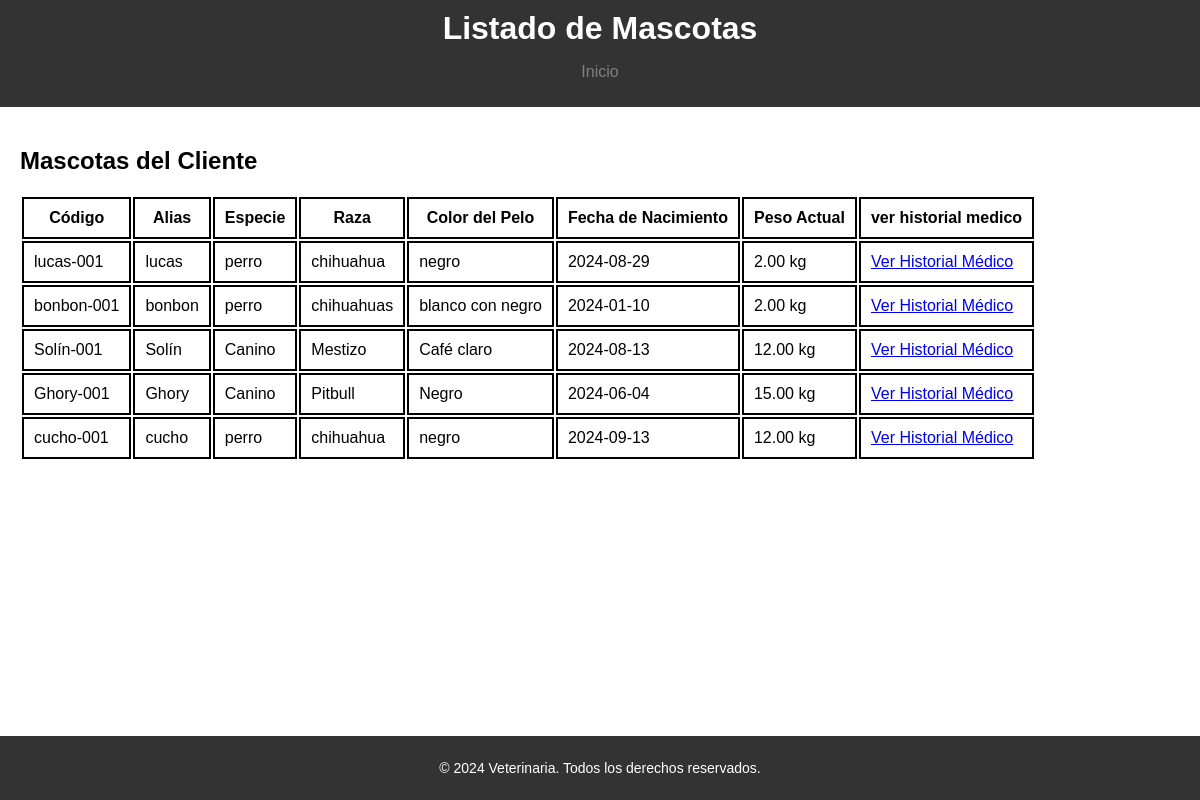
/pages/mascotas_lista.php?client_id=2 (signed in), run on the app's committed database.
### tables this page shows
CREATE TABLE `pets` (
  `id` int(11) NOT NULL,
  `codigo` varchar(255) NOT NULL,
  `alias` varchar(255) DEFAULT NULL,
  `especie` varchar(50) DEFAULT NULL,
  `raza` varchar(50) DEFAULT NULL,
  `color_pelo` varchar(50) DEFAULT NULL,
  `fecha_nacimiento` date DEFAULT NULL,
  `peso_actual` decimal(5,2) DEFAULT NULL,
  `cliente_id` int(11) DEFAULT NULL
);

### pages/mascotas_lista.php (the view, shortened to what this page needs)
<?php
$conn = get_db_connection();
$client_id = isset($_GET['client_id']) ? intval($_GET['client_id']) : 0;
$query = "SELECT * FROM pets WHERE cliente_id = $client_id";
$pets_result = mysqli_query($conn, $query);
?>
<!DOCTYPE html>
<html lang="es-mx">
<head>
    <link rel="stylesheet" href="../css/style.css">
</head>
<body>
    <header>
        <h1>Listado de Mascotas</h1>
        <nav>
            <ul>
                <li><a href="../" class="nav-active">Inicio</a></li>
            </ul>
        </nav>
    </header>
    <main>
        <h2>Mascotas del Cliente</h2>
        <table>
            <thead>
                <tr>
                    <th>Código</th>
                    <th>Alias</th>
                    <th>Especie</th>
                    <th>Raza</th>
                    <th>Color del Pelo</th>
                    <th>Fecha de Nacimiento</th>
                    <th>Peso Actual</th>
                    <th>ver historial medico</th>
                </tr>
            </thead>
            <tbody>
                <?php if (mysqli_num_rows($pets_result) > 0): ?>
                    <?php while ($row = mysqli_fetch_assoc($pets_result)): ?>
                        <tr>
                            <td><?php echo htmlspecialchars($row['codigo']); ?></td>
                            <td><?php echo htmlspecialchars($row['alias']); ?></td>
                            <td><?php echo htmlspecialchars($row['especie']); ?></td>
                            <td><?php echo htmlspecialchars($row['raza']); ?></td>
                            <td><?php echo htmlspecialchars($row['color_pelo']); ?></td>
                            <td><?php echo htmlspecialchars($row['fecha_nacimiento']); ?></td>
                            <td><?php echo htmlspecialchars($row['peso_actual']) . ' kg'; ?></td>
                            <td><a href="historial_medico_lista.php?pet_id=<?php echo urlencode($row['id']); ?>">Ver Historial Médico</a></td>
                        </tr>
                    <?php endwhile; ?>
                <?php else: ?>
                    <tr>
                        <td colspan="7">No hay mascotas registradas para este cliente.</td>
                    </tr>
                <?php endif; ?>
            </tbody>
        </table>
    </main>
    <footer>
        <p>&copy; 2024 Veterinaria. Todos los derechos reservados.</p>
    </footer>
</body>
</html>

### css/style.css (style rules this page uses)
html, body { height: 100%; margin: 0; }
body { display: flex; flex-direction: column; font-family: Arial, sans-serif; margin: 0; padding: 0; }
header { background-color: #333; color: white; padding: 10px 0; }
header h1 { text-align: center; margin: 0; }
nav ul { list-style: none; padding: 0; text-align: center; }
nav ul li { display: inline; margin: 0 15px; }
nav ul li a { color: white; text-decoration: none; }
nav .nav-active { color: gray; }
main { flex: 1; padding: 20px; }
footer { background-color: #333; color: white; text-align: center; padding: 10px 0; }
p { font-size: 14px; }

### pages/mascotas_lista.php (style rules this page uses)
td, th { border:2px solid black; padding:10px; margin:0px; }

### data on the page
pets: codigo "lucas-001", alias "lucas", especie "perro", raza "chihuahua", color_pelo "negro", fecha_nacimiento "2024-08-29", peso_actual "2.00"
pets: codigo "bonbon-001", alias "bonbon", especie "perro", raza "chihuahuas", color_pelo "blanco con negro", fecha_nacimiento "2024-01-10", peso_actual "2.00"
pets: codigo "Solín-001", alias "Solín", especie "Canino", raza "Mestizo", color_pelo "Café claro", fecha_nacimiento "2024-08-13", peso_actual "12.00"
pets: codigo "Ghory-001", alias "Ghory", especie "Canino", raza "Pitbull", color_pelo "Negro", fecha_nacimiento "2024-06-04", peso_actual "15.00"
pets: codigo "cucho-001", alias "cucho", especie "perro", raza "chihuahua", color_pelo "negro", fecha_nacimiento "2024-09-13", peso_actual "12.00"
